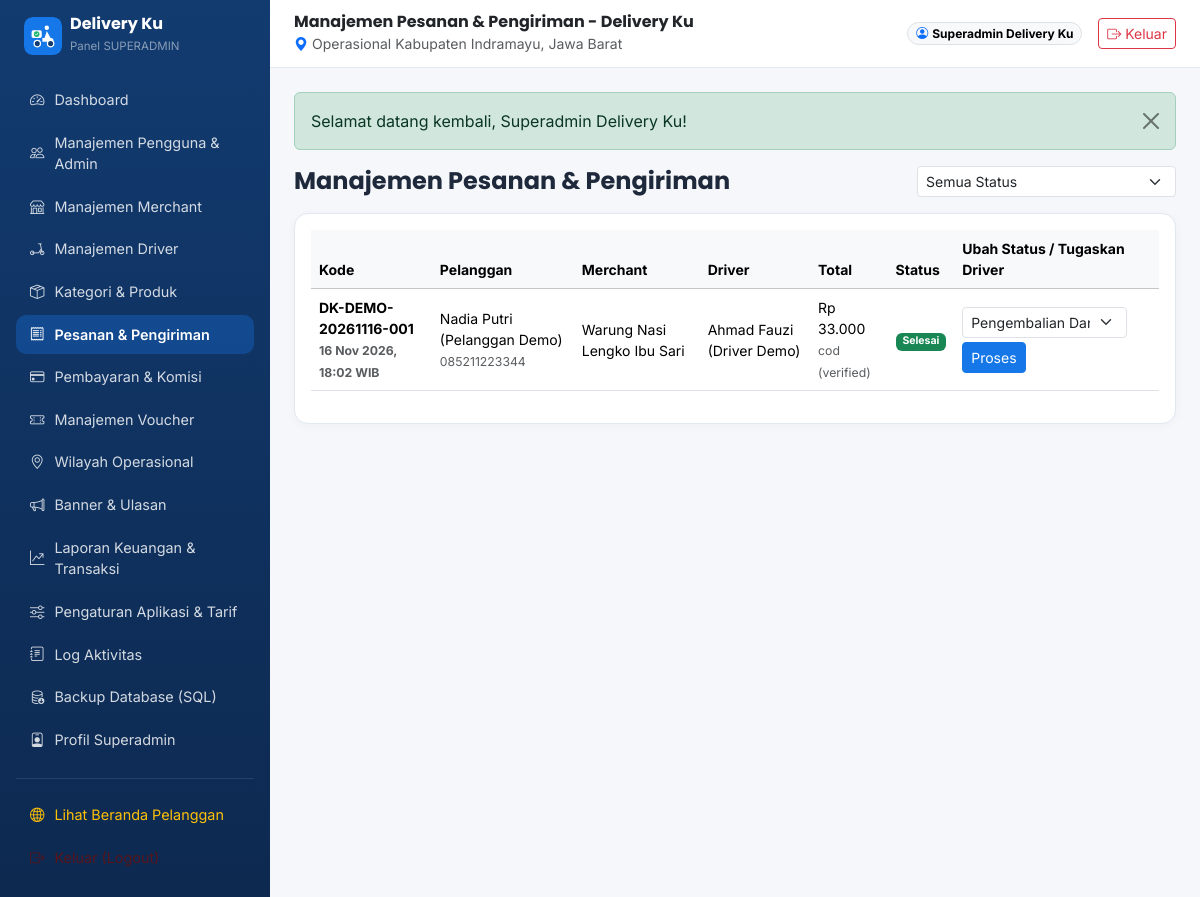
/index.php?route=superadmin/orders (signed in), run on the app's committed database.
### tables this page shows
CREATE TABLE IF NOT EXISTS `orders` (
    `id` BIGINT UNSIGNED AUTO_INCREMENT PRIMARY KEY,
    `order_code` VARCHAR(40) NOT NULL UNIQUE,
    `user_id` BIGINT UNSIGNED NOT NULL,
    `merchant_id` BIGINT UNSIGNED NOT NULL,
    `driver_id` BIGINT UNSIGNED NULL,
    `district_id` INT UNSIGNED NULL,
    `voucher_id` BIGINT UNSIGNED NULL,
    `recipient_name` VARCHAR(150) NOT NULL,
    `recipient_phone` VARCHAR(25) NOT NULL,
    `delivery_address` TEXT NOT NULL,
    `delivery_lat` DECIMAL(10,7) NULL,
    `delivery_lng` DECIMAL(10,7) NULL,
    `distance_km` DECIMAL(6,2) NOT NULL DEFAULT 2.00,
    `subtotal` DECIMAL(12,2) NOT NULL DEFAULT 0.00,
    `merchant_discount` DECIMAL(12,2) NOT NULL DEFAULT 0.00,
    `voucher_discount` DECIMAL(12,2) NOT NULL DEFAULT 0.00,
    `delivery_fee` DECIMAL(12,2) NOT NULL DEFAULT 0.00,
    `service_fee` DECIMAL(12,2) NOT NULL DEFAULT 0.00,
    `platform_commission` DECIMAL(12,2) NOT NULL DEFAULT 0.00,
    `merchant_net_income` DECIMAL(12,2) NOT NULL DEFAULT 0.00,
    `driver_net_income` DECIMAL(12,2) NOT NULL DEFAULT 0.00,
    `total_amount` DECIMAL(12,2) NOT NULL DEFAULT 0.00,
    `payment_method` ENUM('cod','bank_transfer','manual_proof') NOT NULL DEFAULT 'cod',
    `status` ENUM(
        'menunggu_pembayaran',
        'menunggu_konfirmasi_merchant',
        'pesanan_dikonfirmasi',
        'sedang_disiapkan',
        'menunggu_driver',
        'driver_menuju_merchant',
        'pesanan_diambil',
        'dalam_pengiriman',
        'selesai',
        'dibatalkan',
        'pengembalian_dana'
    ) NOT NULL DEFAULT 'menunggu_konfirmasi_merchant',
    `customer_notes` TEXT NULL,
    `cancel_reason` VARCHAR(255) NULL,
    `customer_confirmed_at` DATETIME NULL,
    `completed_at` DATETIME NULL,
    `is_demo` TINYINT(1) NOT NULL DEFAULT 0,
    `created_at` TIMESTAMP DEFAULT CURRENT_TIMESTAMP,
    `updated_at` TIMESTAMP DEFAULT CURRENT_TIMESTAMP ON UPDATE CURRENT_TIMESTAMP,
    `deleted_at` TIMESTAMP NULL DEFAULT NULL,
    INDEX `idx_orders_user` (`user_id`),
    INDEX `idx_orders_merchant` (`merchant_id`),
    INDEX `idx_orders_driver` (`driver_id`),
    INDEX `idx_orders_status` (`status`),
    INDEX `idx_orders_demo_created` (`is_demo`, `created_at`),
    CONSTRAINT `fk_ord_user` FOREIGN KEY (`user_id`) REFERENCES `users`(`id`),
    CONSTRAINT `fk_ord_merchant` FOREIGN KEY (`merchant_id`) REFERENCES `merchants`(`id`),
    CONSTRAINT `fk_ord_driver` FOREIGN KEY (`driver_id`) REFERENCES `drivers`(`id`) ON DELETE SET NULL,
    CONSTRAINT `fk_ord_district` FOREIGN KEY (`district_id`) REFERENCES `districts`(`id`) ON DELETE SET NULL,
    CONSTRAINT `fk_ord_voucher` FOREIGN KEY (`voucher_id`) REFERENCES `vouchers`(`id`) ON DELETE SET NULL
);

CREATE TABLE IF NOT EXISTS `users` (
    `id` BIGINT UNSIGNED AUTO_INCREMENT PRIMARY KEY,
    `role_id` INT UNSIGNED NOT NULL,
    `full_name` VARCHAR(150) NOT NULL,
    `email` VARCHAR(150) NOT NULL UNIQUE,
    `phone` VARCHAR(25) NOT NULL,
    `password_hash` VARCHAR(255) NOT NULL,
    `avatar_path` VARCHAR(255) NULL,
    `status` ENUM('active','inactive','suspended','pending') NOT NULL DEFAULT 'active',
    `is_demo` TINYINT(1) NOT NULL DEFAULT 0,
    `reset_token` VARCHAR(120) NULL,
    `reset_expires_at` DATETIME NULL,
    `last_login_at` DATETIME NULL,
    `created_at` TIMESTAMP DEFAULT CURRENT_TIMESTAMP,
    `updated_at` TIMESTAMP DEFAULT CURRENT_TIMESTAMP ON UPDATE CURRENT_TIMESTAMP,
    `deleted_at` TIMESTAMP NULL DEFAULT NULL,
    INDEX `idx_users_role` (`role_id`),
    INDEX `idx_users_status` (`status`),
    CONSTRAINT `fk_users_role` FOREIGN KEY (`role_id`) REFERENCES `roles`(`id`)
);

CREATE TABLE IF NOT EXISTS `merchants` (
    `id` BIGINT UNSIGNED AUTO_INCREMENT PRIMARY KEY,
    `user_id` BIGINT UNSIGNED NOT NULL UNIQUE,
    `merchant_category_id` INT UNSIGNED NULL,
    `district_id` INT UNSIGNED NULL,
    `village_id` INT UNSIGNED NULL,
    `store_name` VARCHAR(160) NOT NULL,
    `slug` VARCHAR(180) NOT NULL UNIQUE,
    `description` TEXT NULL,
    `logo_path` VARCHAR(255) NULL,
    `banner_path` VARCHAR(255) NULL,
    `address` TEXT NOT NULL,
    `postal_code` VARCHAR(10) NULL,
    `latitude` DECIMAL(10,7) NULL,
    `longitude` DECIMAL(10,7) NULL,
    `open_time` TIME NOT NULL DEFAULT '08:00:00',
    `close_time` TIME NOT NULL DEFAULT '21:00:00',
    `is_open` TINYINT(1) NOT NULL DEFAULT 1,
    `verification_status` ENUM('pending','approved','rejected') NOT NULL DEFAULT 'pending',
    `verification_notes` TEXT NULL,
    `commission_rate` DECIMAL(5,2) NULL COMMENT 'Override komisi persen khusus merchant jika diisi',
    `rating_avg` DECIMAL(3,2) NOT NULL DEFAULT 5.00,
    `total_reviews` INT UNSIGNED NOT NULL DEFAULT 0,
    `is_recommended` TINYINT(1) NOT NULL DEFAULT 0,
    `is_demo` TINYINT(1) NOT NULL DEFAULT 0,
    `created_at` TIMESTAMP DEFAULT CURRENT_TIMESTAMP,
    `updated_at` TIMESTAMP DEFAULT CURRENT_TIMESTAMP ON UPDATE CURRENT_TIMESTAMP,
    `deleted_at` TIMESTAMP NULL DEFAULT NULL,
    INDEX `idx_merchant_verify` (`verification_status`, `is_open`),
    INDEX `idx_merchant_district` (`district_id`),
    CONSTRAINT `fk_merchant_user` FOREIGN KEY (`user_id`) REFERENCES `users`(`id`) ON DELETE CASCADE,
    CONSTRAINT `fk_merchant_cat` FOREIGN KEY (`merchant_category_id`) REFERENCES `merchant_categories`(`id`) ON DELETE SET NULL,
    CONSTRAINT `fk_merchant_dist` FOREIGN KEY (`district_id`) REFERENCES `districts`(`id`) ON DELETE SET NULL,
    CONSTRAINT `fk_merchant_vil` FOREIGN KEY (`village_id`) REFERENCES `villages`(`id`) ON DELETE SET NULL
);

CREATE TABLE IF NOT EXISTS `payments` (
    `id` BIGINT UNSIGNED AUTO_INCREMENT PRIMARY KEY,
    `order_id` BIGINT UNSIGNED NOT NULL UNIQUE,
    `payment_code` VARCHAR(50) NOT NULL UNIQUE,
    `method` ENUM('cod','bank_transfer','manual_proof') NOT NULL,
    `amount` DECIMAL(12,2) NOT NULL,
    `bank_name` VARCHAR(80) NULL,
    `account_number` VARCHAR(60) NULL,
    `status` ENUM('pending','waiting_verification','verified','rejected','refunded') NOT NULL DEFAULT 'pending',
    `paid_at` DATETIME NULL,
    `verified_by` BIGINT UNSIGNED NULL,
    `verified_at` DATETIME NULL,
    `verification_notes` VARCHAR(255) NULL,
    `created_at` TIMESTAMP DEFAULT CURRENT_TIMESTAMP,
    `updated_at` TIMESTAMP DEFAULT CURRENT_TIMESTAMP ON UPDATE CURRENT_TIMESTAMP,
    CONSTRAINT `fk_pay_order` FOREIGN KEY (`order_id`) REFERENCES `orders`(`id`) ON DELETE CASCADE
);

### htdocs/app/controllers/SuperadminController.php (called while the page is built, shortened)
<?php
final class SuperadminController
{
    public function ordersAndDeliveries(): void
    {
        $pdo = Database::connection();
        $sql = 'SELECT o.*, u.full_name AS customer_name, m.store_name, drv_u.full_name AS driver_name, pay.status AS payment_status
                FROM orders o
                JOIN users u ON u.id=o.user_id
                JOIN merchants m ON m.id=o.merchant_id
                LEFT JOIN drivers drv ON drv.id=o.driver_id
                LEFT JOIN users drv_u ON drv_u.id=drv.user_id
                LEFT JOIN payments pay ON pay.order_id=o.id
                WHERE o.deleted_at IS NULL';
        $params = [];
        $sql .= ' ORDER BY o.id DESC LIMIT 100';
        $stmt = $pdo->prepare($sql);
        $stmt->execute($params);
        $orders = $stmt->fetchAll();
        render_view('superadmin/orders', compact('orders', 'activeDrivers', 'statusFilter') + [
            'pageTitle' => 'Manajemen Pesanan & Pengiriman - Delivery Ku',
        ], 'dashboard_shell');
    }
}

### htdocs/index.php (called while the page is built, shortened)
<?php
$routes = require BASE_PATH . '/routes/web.php';
$route = trim((string)($_GET['route'] ?? ''), '/');
$handler = $routes[$route];
$isPost = ($_SERVER['REQUEST_METHOD'] ?? 'GET') === 'POST';
if ($isPost && isset($handler[2], $handler[3])) {
    $controllerClass = $handler[2];
    $method = $handler[3];
} else {
    $method = $handler[1];
}
$controller = new $controllerClass();
$controller->{$method}();

### htdocs/resources/views/superadmin/orders.php (the view, shortened to what this page needs)
<div class="d-flex flex-wrap justify-content-between align-items-center mb-3 gap-2">
    <h4 class="fw-bold mb-0">Manajemen Pesanan & Pengiriman</h4>
    <form method="GET" class="d-flex gap-2">
        <select name="status" class="form-select form-select-sm" onchange="this.form.submit()">
            <option value="">Semua Status</option>
        </select>
    </form>
</div>
<div class="dk-card p-3">
    <div class="table-responsive">
        <table class="table table-hover align-middle small">
            <thead class="table-light"><tr><th>Kode</th><th>Pelanggan</th><th>Merchant</th><th>Driver</th><th>Total</th><th>Status</th><th>Ubah Status / Tugaskan Driver</th></tr></thead>
            <tbody>
            <?php foreach ($orders as $o): ?>
                <tr>
                    <td class="fw-bold"><?= e($o['order_code']) ?><br><small class="text-muted"><?= e(format_indo_date($o['created_at'])) ?></small></td>
                    <td><?= e($o['customer_name']) ?><br><small class="text-muted"><?= e($o['recipient_phone']) ?></small></td>
                    <td><?= e($o['store_name']) ?></td>
                    <td><?= e($o['driver_name'] ?? 'Belum ditugaskan') ?></td>
                    <td><?= e(rupiah($o['total_amount'])) ?><br><small class="text-muted"><?= e($o['payment_method']) ?> (<?= e($o['payment_status'] ?? '-') ?>)</small></td>
                    <td><?= order_status_badge($o['status']) ?></td>
                    <td>
                        <?php $nexts = ORDER_STATUS_TRANSITIONS[$o['status']] ?? []; if (!empty($nexts)): ?>
                            <form method="POST" class="d-flex flex-wrap gap-1">
                                <select name="to_status" class="form-select form-select-sm" style="width:165px">
                                    <?php foreach ($nexts as $nx): ?>
                                        <option value="<?= e($nx) ?>"><?= e(order_status_label($nx)) ?></option>
                                    <?php endforeach; ?>
                                </select>
                                <button class="btn btn-dk-primary btn-sm">Proses</button>
                            </form>
                        <?php else: ?>
                            <span class="text-muted">Final</span>
                        <?php endif; ?>
                    </td>
                </tr>
            <?php endforeach; ?>
            </tbody>
        </table>
    </div>
</div>

### htdocs/app/helpers/functions.php (shortened to what this page needs)
<?php
function e(?string $value): string
{
    return htmlspecialchars((string)$value, ENT_QUOTES | ENT_SUBSTITUTE, 'UTF-8');
}
function rupiah(float|int|string|null $amount): string
{
    return 'Rp ' . number_format((float)($amount ?? 0), 0, ',', '.');
}
function order_status_badge(string $status): string
{
    $meta = ORDER_STATUSES[$status] ?? ['label' => ucfirst(str_replace('_', ' ', $status)), 'badge' => 'secondary'];
    return '<span class="badge text-bg-' . e($meta['badge']) . '">' . e($meta['label']) . '</span>';
}
function order_status_label(string $status): string
{
    return ORDER_STATUSES[$status]['label'] ?? ucfirst(str_replace('_', ' ', $status));
}
function format_indo_date(?string $datetime): string
{
    $ts = strtotime($datetime);
    return $ts ? date('d M Y, H:i', $ts) . ' WIB' : $datetime;
}
function render_view(string $view, array $data = [], ?string $layout = null): void
{
    extract($data, EXTR_SKIP);
    $viewFile = BASE_PATH . '/resources/views/' . str_replace('.', '/', $view) . '.php';
    if ($layout !== null) {
        require $viewFile;
        return;
    }
}

### htdocs/public/assets/css/deliveryku.css (style rules this page uses)
:root { --dk-blue: #1677E8; --dk-navy: #123B70; --dk-white: #FFFFFF; --dk-bg: #F5F7FA; --dk-green: #22B573; --dk-border: #E2E8F0; }
body { font-family: 'Inter', 'Poppins', system-ui, -apple-system, sans-serif; background-color: var(--dk-bg); color: #1E293B; }
h1, h2, h3, h4, h5, h6, .brand-font { font-family: 'Poppins', 'Inter', sans-serif; }
.btn-dk-primary { background-color: var(--dk-blue); border-color: var(--dk-blue); color: #fff; }
.dk-card { border: 1px solid var(--dk-border); border-radius: 14px; box-shadow: 0 2px 10px rgba(18, 59, 112, 0.04); background: #fff; }

### data on the page
orders: order_code "DK-DEMO-20261116-001", created_at "16 Nov 2026, 18:02 WIB", user.full_name "Nadia Putri (Pelanggan Demo)", recipient_phone "085211223344", merchant.store_name "Warung Nasi Lengko Ibu Sari", users.full_name "Ahmad Fauzi (Driver Demo)", total_amount "Rp 33.000", payment_method "cod", payments.status "verified", status "Selesai"

### other printed values
$role "SUPERADMIN"
$m['label'] "Dashboard"
$m['label'] "Manajemen Pengguna & Admin"
$m['label'] "Manajemen Merchant"
$m['label'] "Manajemen Driver"
$m['label'] "Kategori & Produk"
$m['label'] "Pesanan & Pengiriman"
$m['label'] "Pembayaran & Komisi"
$m['label'] "Manajemen Voucher"
$m['label'] "Wilayah Operasional"
$m['label'] "Banner & Ulasan"
$m['label'] "Laporan Keuangan & Transaksi"
$m['label'] "Pengaturan Aplikasi & Tarif"
$m['label'] "Log Aktivitas"
$m['label'] "Backup Database (SQL)"
